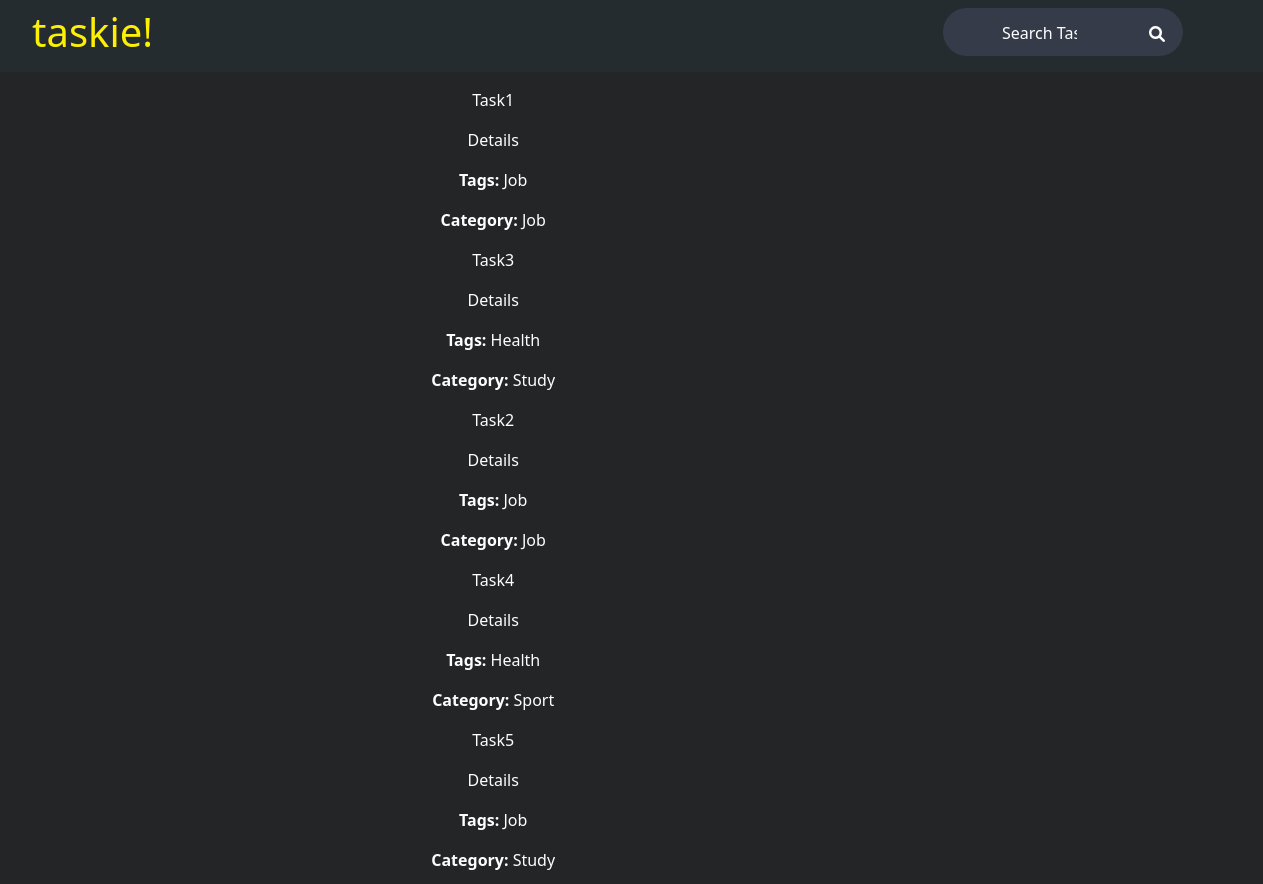
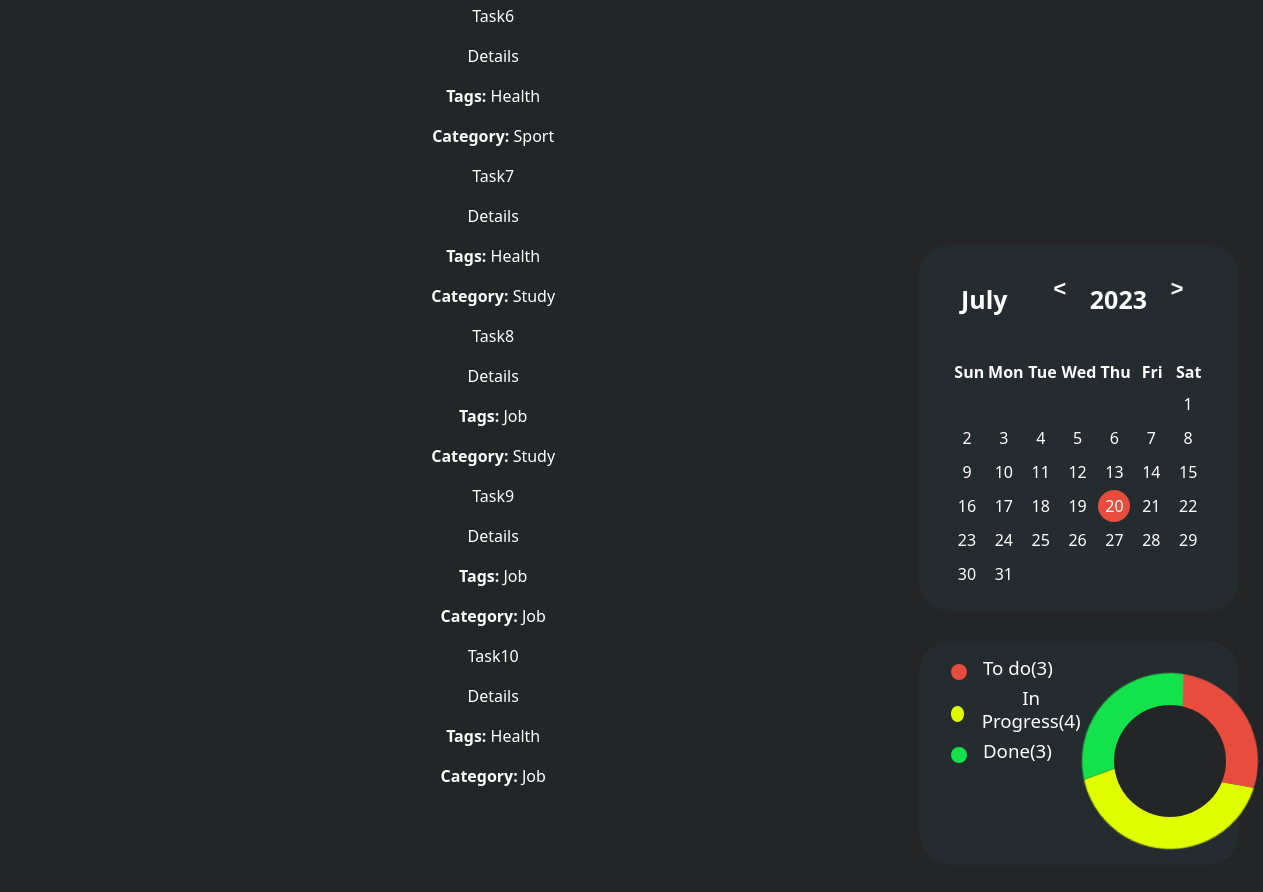
The page / on the database its author committed (2 pictures, top to bottom).
### tasks/models.py (models this page shows, shortened)
class Task(models.Model):
    STATUS_CHOICES = (
        ("to-do", "To Do"),
        ("in-progress", "In Progress"),
        ("done", "Done"),
    )
    title = models.CharField(max_length=200)
    description = models.TextField()
    due_date = models.DateField()
    status = models.CharField(max_length=20, choices=STATUS_CHOICES)
    category = models.ForeignKey(Category, on_delete=models.PROTECT)
    tags = models.ManyToManyField(Tag)

class Tag(models.Model):
    name = models.CharField(max_length=50)

class Category(models.Model):
    name = models.CharField(max_length=50)

### tasks/views.py (the view)
# urls.py: 2. Add a URL to urlpatterns:  path('', views.home, name='home')
def home(request):
    tasks = Task.objects.all()
    return render(request, "home.html", {"page_obj": tasks})

### tasks/templates/home.html (shortened to what this page needs)
{% extends 'base.html' %}
{% block content %}
    <div>
        {% for task in page_obj %}
            <p class="title">{{ task.title }}</p>
            <p class="title">Details</p>
            <p><strong>Tags:</strong> {% for tag in task.tags.all %}{{ tag.name }}{% if not forloop.last %}, {% endif %}{% endfor %}</p>
            <p><strong>Category:</strong> {{ task.category.name }}</p>
        {% endfor %}
    </div>
{% endblock %}

### tasks/templates/base.html (shortened to what this page needs)
{% load static %}
<!DOCTYPE html>
<html lang="en">
<head>
    <link rel="stylesheet" href="https://cdn.jsdelivr.net/npm/bootstrap@5.1.0/dist/css/bootstrap.min.css">
    <link rel="stylesheet" href="https://cdnjs.cloudflare.com/ajax/libs/font-awesome/6.0.0-beta3/css/all.min.css">
</head>
    <body>
    <div class="header">
        <div class="left">
            <h1 class="logo">taskie!</h1>
        </div>
        <div class="right">
            <div class="wrapper">
                <div class="search">
                    <form action="#" method="POST">
                        <div class="searchbar">
                            <input class="search_input" type="search" name="search_query" placeholder="Search Tasks...">
                            <a href="#" class="search_icon"><i class="fa fa-search"></i></a>
                        </div>
                    </form>
                </div>
            </div>
        </div>
    </div>
    <div class="bodyy">
        <div class="body-pg">
            <div class="row">
                <div class="container mt-3">
                  {% block content %}
                  {% endblock %}
                </div>
              </div>
            <div class="statistics">
        <div class="calendar">
            <div class="calendar-header">
                <span class="month-picker" id="month-picker">April</span>
                <div class="year-picker">
                    <span class="year-change" id="prev-year">
                        <pre><</pre>
                    </span>
                    <span id="year">2022</span>
                    <span class="year-change" id="next-year">
                        <pre>></pre>
                    </span>
                </div>
            </div>
            <div class="calendar-body">
                <div class="calendar-week-day">
                    <div>Sun</div>
                    <div>Mon</div>
                    <div>Tue</div>
                    <div>Wed</div>
                    <div>Thu</div>
                    <div>Fri</div>
                    <div>Sat</div>
                </div>
                <div class="calendar-days"></div>
            </div>
        </div>
        <div class="project-statistics">
            <div class="description">
            <div class="new">
                <div class="nw"></div>
                <h3>To do(3)</h3>
            </div>
            <div class="in-progress">
                <div class="in-prgrs"></div>
                <h3>In Progress(4)</h3>
            </div>
            <div class="done">
                <div class="dn"></div>
                <h3>Done(3)</h3>
            </div>
            </div>
            <div class="pie">
                <div class="donut-chart-block block">
                      <div class="donut-chart">
                          <p class="center"></p>
                      </div>
                 </div>
            </div>
        </div>
        </div>
        </div>
    </div>
    </body>
</html>

### tasks/templates/base.html (style rules this page uses)
body { background-color: rgb(36, 37, 38); color: #FFFFFF; text-align: center; }
a { color: #FFFFFF; text-decoration: none; }
* { box-sizing: border-box; }

### rows shown on the page
Task: title "Task1", category.name "Job"
Tag: name "Job"
Task: title "Task3", category.name "Study"
Tag: name "Health"
Task: title "Task2", category.name "Job"
Task: title "Task4", category.name "Sport"
Task: title "Task5", category.name "Study"
Task: title "Task6", category.name "Sport"
Task: title "Task7", category.name "Study"
Task: title "Task8", category.name "Study"
Task: title "Task9", category.name "Job"
Task: title "Task10", category.name "Job"
